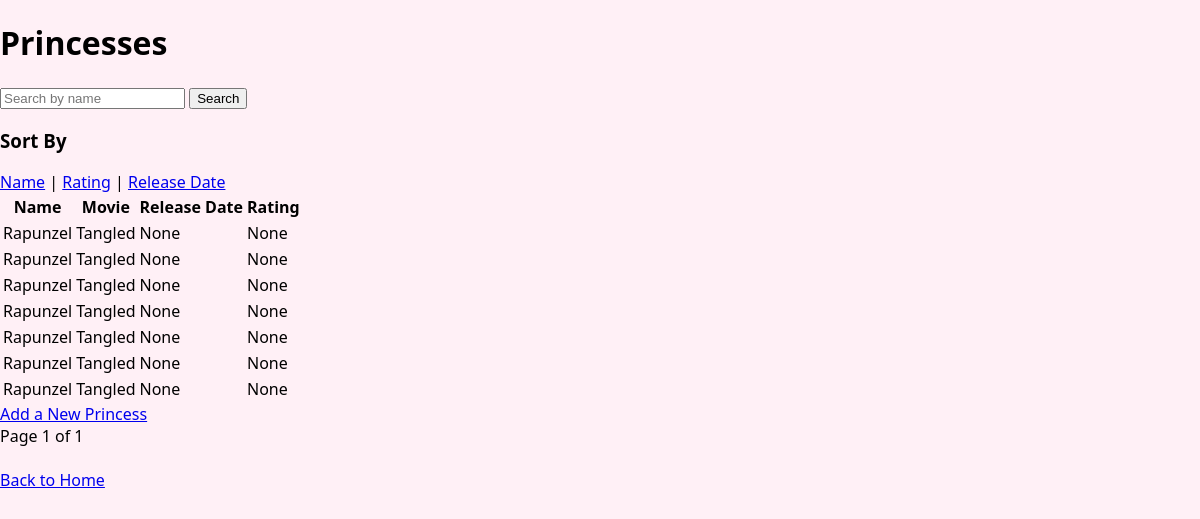
The page /princesses on the database its author committed.
### models.py (models this page shows)
class Princess(db.Model):
    __tablename__ = 'princess'
    id = db.Column(db.Integer, primary_key=True)
    name = db.Column(db.String(100), nullable=False)
    movie = db.Column(db.String(100), nullable=False)
    release_date = db.Column(db.Date, nullable=True)
    is_animated = db.Column(db.Boolean, nullable=False)
    rating = db.Column(db.Float, nullable=True)
    appointments = db.relationship('Appointment', back_populates='princess')

### app.py (the view)
@app.route('/princesses', methods=['GET'])
def princesses():
    search = request.args.get('search', '')
    sort_by = request.args.get('sort', 'id')  # Default sort by 'id'
    page = request.args.get('page', 1, type=int)
    query = Princess.query
    if search:
        query = query.filter(Princess.name.contains(search))
    query = query.order_by(getattr(Princess, sort_by))
    princess_pagination = query.paginate(page=page, per_page=10)
    return render_template('princesses.html', princesses=princess_pagination.items, pagination=princess_pagination)

### templates/princesses.html (shortened to what this page needs)
<!DOCTYPE html>
<html lang="en">
<head>
    <link rel="stylesheet" href="{{ url_for('static', filename='style.css') }}"></head>
<body>
    <h1>Princesses</h1>
    <form method="GET" action="{{ url_for('princesses') }}">
        <input type="text" name="search" placeholder="Search by name" value="{{ request.args.get('search', '') }}">
        <button type="submit">Search</button>
    </form>
    <h3>Sort By</h3>
    <a href="{{ url_for('princesses', sort='name') }}">Name</a> |
    <a href="{{ url_for('princesses', sort='rating') }}">Rating</a> |
    <a href="{{ url_for('princesses', sort='release_date') }}">Release Date</a>
    <table>
        <tr>
            <th>Name</th>
            <th>Movie</th>
            <th>Release Date</th>
            <th>Rating</th>
        </tr>
        {% for princess in princesses %}
        <tr>
            <td>{{ princess.name }}</td>
            <td>{{ princess.movie }}</td>
            <td>{{ princess.release_date }}</td>
            <td>{{ princess.rating }}</td>
        </tr>
        {% endfor %}
    </table>
  <a href="{{ url_for('add_princess') }}">Add a New Princess</a>
    <div>
        <span>Page {{ pagination.page }} of {{ pagination.pages }}</span>
    </div>
    <br>
    <div>
        <a href="{{ url_for('index') }}">Back to Home</a>
    </div>
</body>
</html>

### static/style.css (style rules this page uses)
body { margin: 0; font-family: 'Segoe UI', sans-serif; background-color: #fff0f6; }

### rows shown on the page
Princess: name "Rapunzel", movie "Tangled", release_date "None", rating "None"
Princess: name "Rapunzel", movie "Tangled", release_date "None", rating "None"
Princess: name "Rapunzel", movie "Tangled", release_date "None", rating "None"
Princess: name "Rapunzel", movie "Tangled", release_date "None", rating "None"
Princess: name "Rapunzel", movie "Tangled", release_date "None", rating "None"
Princess: name "Rapunzel", movie "Tangled", release_date "None", rating "None"
Princess: name "Rapunzel", movie "Tangled", release_date "None", rating "None"

### other values the page prints
{{ pagination.page }} "1"
{{ pagination.pages }} "1"
